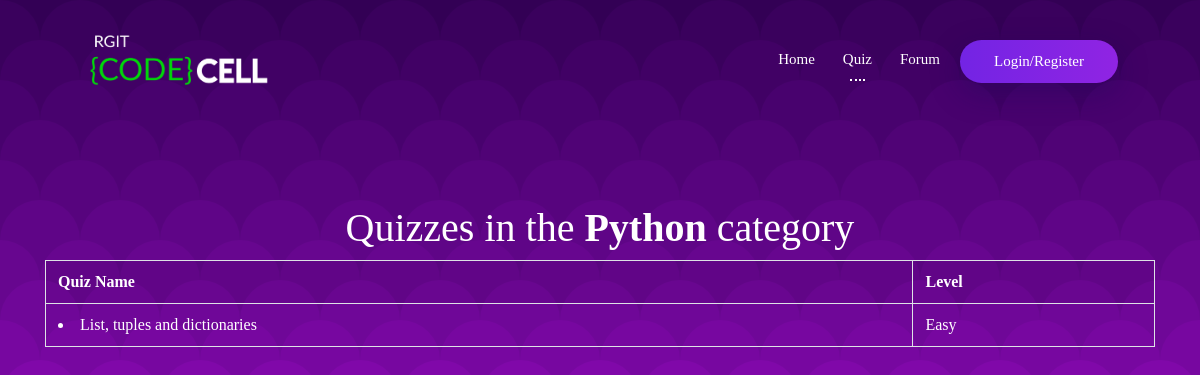
Screenshot of /quiz/Python/ with the database file from the repository.
### Quiz/models.py (models this page shows, shortened)
class Category(models.Model):
    category = models.CharField( verbose_name="Category", max_length = 250, blank = True, unique = True, null = True)
    image = models.ImageField(upload_to = 'Images/Categories/', blank = True, null = True, verbose_name = "Image")
    objects = CategoryManager()
    class Meta:
        verbose_name = "Category"
        verbose_name_plural = "Categories"

class Quiz(models.Model):
    title = models.CharField(verbose_name= "Title", max_length = 50, blank = False)
    description = models.TextField(verbose_name = "Description", blank = True, help_text = "Quiz description")
    level = models.CharField(verbose_name = "Level", help_text = "Level of difficultly", max_length = 10,default = 'Easy',choices = (('Hard','Hard'),('Intermediate','Intermediate'),('Easy','Easy')))
    url = models.SlugField(max_length = 60, blank = False, help_text = "A user friendly url", verbose_name = "User Friendly Url")
    category = models.ForeignKey(Category, null = False, blank = True, verbose_name = "Category", on_delete = models.CASCADE)
    random_order = models.BooleanField(blank = False, default = True, verbose_name = "Random Order", help_text = "Display the questions in Random Order ?")
    max_questions = models.PositiveIntegerField(blank = False, null = False, default = 1, verbose_name = "Max_questions", help_text = "Number of questions to be displayed on each attempt")
    single_attempt = models.BooleanField(blank = False, default = False, help_text = "If selected, user will be allowed only one attempt for this quiz", verbose_name = "Single Attempt")
    pass_mark = models.PositiveSmallIntegerField(blank = True, default = 0, verbose_name = "Passing Marks", help_text = "Percentage required to pass", validators = [MaxValueValidator(100)])
    success_text = models.TextField(blank = True, help_text = "Displayed if user passes.", verbose_name = "Success Text")
    fail_text = models.TextField(blank = True, help_text = "Displayed if user fails", verbose_name = "Fail Text")
    draft = models.BooleanField(blank = True, default = False, verbose_name = "Draft", help_text = "Quiz won't be available to student if this is selected, only for internal assessment this quiz will be available")
    class Meta:
        verbose_name = "Quiz"
        verbose_name_plural = "Quizzes"

### Quiz/views.py (the view)
# urls.py: re_path(r'^(?P<category_name>[\w|W-]+)/$', views.View_Quizlist_by_Category.as_view(),name = 'Quiz_category_list_matching'),
class View_Quizlist_by_Category(ListView):
    model = Quiz
    template_name = 'Quiz/Quiz_category_list_matching.html'
    context_object_name = 'quiz_list'
    def dispatch(self, request , *args, **kwargs):
        self.category = get_object_or_404(Category, category = self.kwargs['category_name'])
        return super(View_Quizlist_by_Category, self).dispatch(request, *args, **kwargs)
    def get_context_data(self, **kwargs):
        context = super(View_Quizlist_by_Category, self).get_context_data(**kwargs)
        context['category'] = self.category
        return context
    def get_queryset(self):
        queryset = super(View_Quizlist_by_Category, self).get_queryset()
        return queryset.filter(category = self.category, draft = False)

### Quiz/templates/Quiz/Quiz_category_list_matching.html (shortened to what this page needs)
{% extends 'Accounts/base.html' %}
{% block content %}
{% load static %}
<link rel="stylesheet" href="{% static 'Accounts/css/loginPage.css' %}">
<link rel="stylesheet" href="{% static 'Accounts/css/loginPageResponsive.css' %}">
<header id="header">
  <div class="container">
    <nav class="navbar navbar-expand-lg">
      <div class="container">
        <a class="logo" href="{% url 'home' %}"><img src="{% static 'Accounts/assets/CodeCell Logo 1 copy.png' %}" width="200px;" alt=""/></a>
        <div class="collapse navbar-collapse" id="navbarContent">
          <ul class="navbar-nav ml-auto">
            <li class="nav-item">
              <a class="nav-link" href="{% url 'home' %}">Home</a>
            </li>
            <li class="nav-item">
              <a class="nav-link active" href="{% url 'quiz_category_list_all' %}" data-scroll-nav="5">Quiz</a>
            </li>
            <li class="nav-item">
              <a class="nav-link" href="{% url 'forum_home' %}">Forum</a>
            </li>
                        {% if user.is_authenticated %}
                        <li class="nav-item">
                            <a class="nav-link" href="{% url 'quiz_progress' %}">Progress</a>
                          </li>
                        <li class="nav-item">
                        <a class="nav-link download-btn" href="{%url 'logout'%}">Logout</a>
                        </li>
                        {% else %}
                        <li class="nav-item download-btn">
                            <a class="nav-link" href="{% url 'authenticate' %}">Login/Register</a>
                        </li>
                        {% endif %}
          </ul>
        </div>
      </div>
    </nav>
  </div>
<h1 style="color: white ;margin-top: 8%;text-align: center" > Quizzes in the <strong> {{ category.category }}</strong> category </h1>
{% if quiz_list %}
<div class="container">
<table class="table table-bordered table-striped table-hover">
    <tr>
        <th style="color: white">Quiz Name</th>
        <th style="color: white">Level</th>
    </tr>
    {% for quiz in quiz_list %}
    <tr>
    <td style="color: white">    <li><a style="color: white" href = "{% url 'quiz_detail' slug=quiz.url %}">{{ quiz.title }}</a></li> </td>
    <td style="color: white">{{ quiz.level }}</td>
    </tr>
    {% endfor %}
</table>
</div>
{% else %}
<p style="color: white;font-size: 20px;margin-left: 20px"> Sorry, there are no quizzes available here yet.</p>
{% endif %}
{% endblock %}

### Accounts/static/Accounts/css/loginPage.css (style rules this page uses)
* { margin: 0; padding: 0; }
body { background-color: #330055; background-attachment: fixed; background-size: contain; }
#header { position: absolute; left: 0; top: 0; width: 100%; z-index: 99; padding: 15px 0; -webkit-transition: 0.5s; transition: 0.5s; font-family: 'Roboto Slab', serif; }
.navbar-nav .nav-link { color: #fff; font-weight: 500; position: relative; font-size: 16px; }
.navbar-nav .nav-item { padding: 0 6px; }
.navbar-nav .nav-link.active:after, .navbar-nav .nav-link:hover:after { content: ""; position: absolute; left: 0; right: 0; top: 100%; width: 15px; margin: 0 auto; border-bottom: 2px dotted #fff; }
.navbar-nav .nav-item.download-btn .nav-link { -webkit-box-shadow: 0px 10px 30px 0px rgba(21, 10, 82, 0.35); box-shadow: 0px 10px 30px 0px rgba(21, 10, 82, 0.35); background: -webkit-gradient( linear, right top, left top, from(#9024e3), to(#c424e3) ); background: linear-gradient(to left, #9024e3, #7324e4); border-radius: 25px; padding: 10px 34px; background-size: 100% auto; }
.navbar-nav .nav-item.download-btn .nav-link:after { border: 0; }

### Accounts/static/Accounts/css/loginPageResponsive.css (style rules this page uses)
@media only screen and (min-width: 992px) and (max-width: 1200px) { .navbar-nav .nav-link { font-size: 15px; } }

### rows the page displays
Category: category "Python"
Quiz: title "List, tuples and dictionaries", level "Easy"
